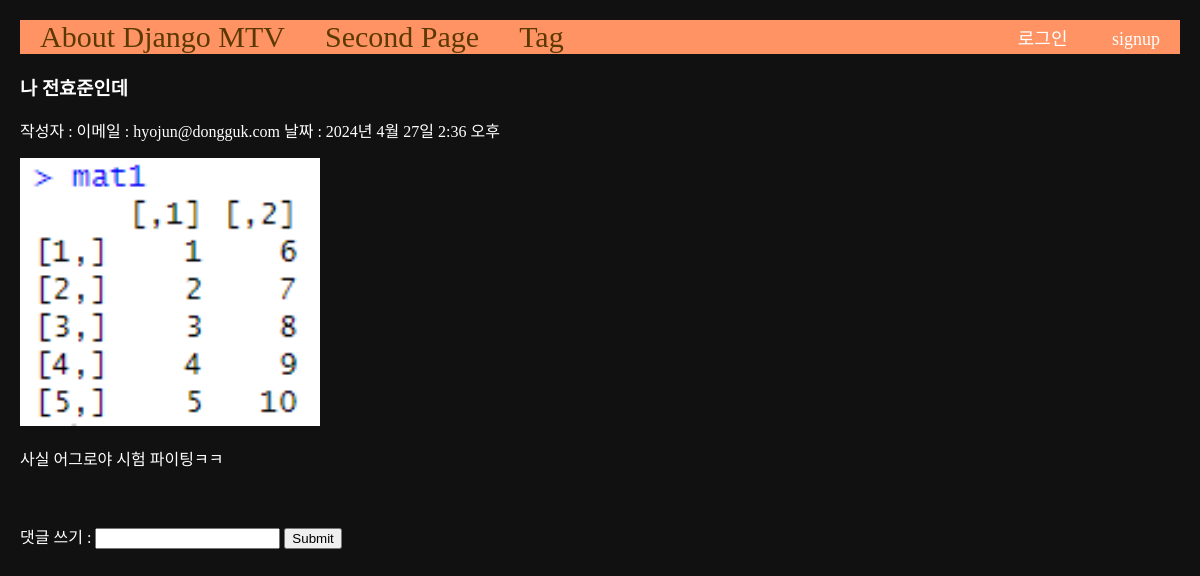
/5, run on an earlier commit of the app's database.
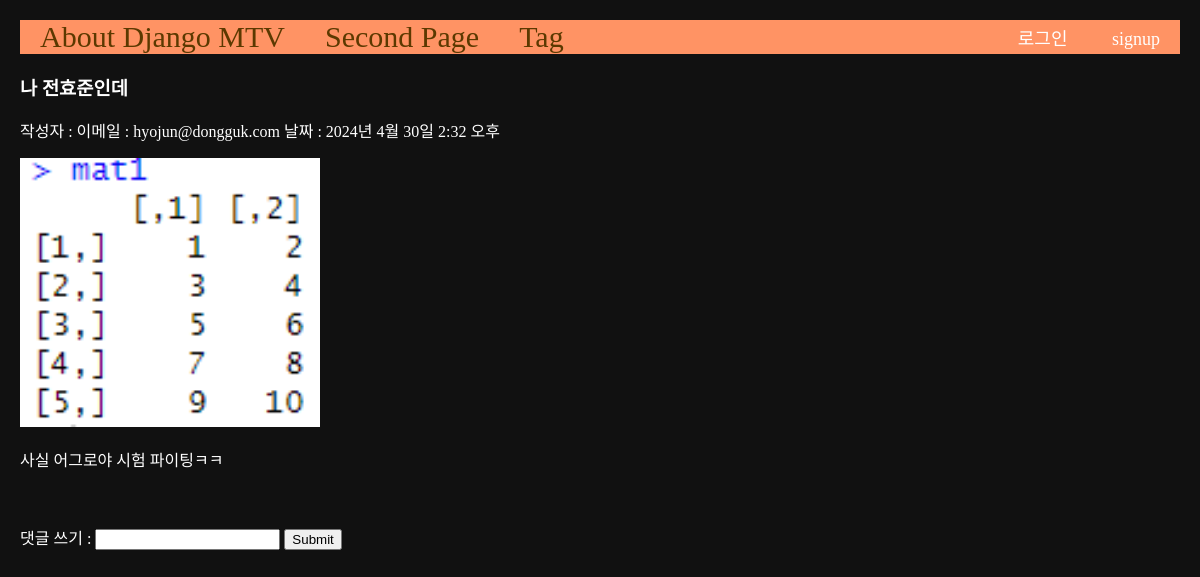
And on a later commit of the database.
### main/models.py (models this page shows, shortened)
class Post(models.Model):
    title = models.CharField(max_length=50)
    writer = models.ForeignKey(User, null=False, blank=False, on_delete=models.CASCADE)
    email = models.EmailField()
    body = models.TextField()
    pub_date = models.DateTimeField()
    image = models.ImageField(upload_to="post/", blank=True, null=True)
    tags = models.ManyToManyField(Tag, related_name='posts', blank=True)

### main/views.py (the view, shortened to what this page needs)
# urls.py: path('<int:id>', detail, name="detail"),
def detail(request, id):
    post = get_object_or_404(Post, pk = id)
    if request.method == 'GET':
        comments = Comment.objects.filter(post=post)
        return render(request, 'main/detail.html', {'post':post, 'comments': comments})

### main/templates/main/detail.html (shortened to what this page needs)
{% extends 'base.html' %}
{% load static %}
{% block content %}
<h3>{{post.title}}</h3>
작성자 : {{post.writer}}
이메일 : {{post.email}}
날짜 : {{post.pub_date}}
{% if post.image %}
    <p><img src="{{ post.image.url }}" alt="사진" width="300px"></p>
{% endif %}
<p>{{post.body}}</p>
<br>
<div class="comment_container">
    <div class="comment_form">
        <form action="{% url 'main:detail' post.id %}" method="POST">
            댓글 쓰기 : <input type="text" name="content">
            <input type="submit" name="submit">
        </form>
    </div>
</div>
{% endblock %}

What changed in the data, as far as the page shows it:
changed Post "나 전효준인데": pub_date "2024년 4월 27일 2:36 오후" → "2024년 4월 30일 2:32 오후"; image: a different picture
